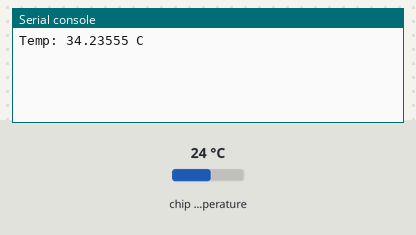
Bench run of a program on a simulated Raspberry Pi Pico running MicroPython. On the bench: the last lines printed to the serial console. Inputs (shaded band) come from the test bench; at power-on: chip temperature 24 °C.

Above: at 1.2 s.
1.3 s: chip temperature set to 1 °C
At 2.4 s:
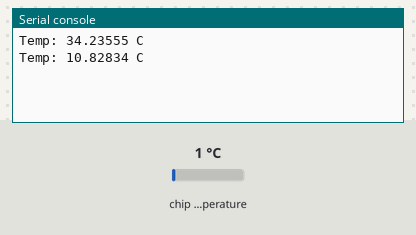
4.0 s: chip temperature set to 11 °C
At 5.2 s:
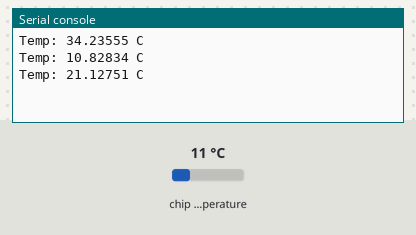
Timing chart, 0 to 7.0 s (numbered marks = the images above; inputs shaded):
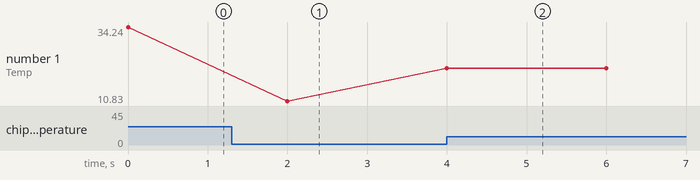

Measured:
- after the input at 1.3 s, the serial console: prints a new line after 0.70 s (image 1)
- after the input at 4.0 s, the serial console: prints a new line at once (image 2)
- plotted number 1: 34.24 → 10.83 after the input at 1.3 s, 10.83 → 21.13 after the input at 4.0 s

The program:

temperatura.py
```python
import machine
import utime

sensor_temp = machine.ADC(4)
conversion_factor = 3.3 / (65535)
while True:
    reading = sensor_temp.read_u16() * conversion_factor
    temperature = 37 - (reading - 0.706)/0.001721
    print("Temp: " + str(temperature) + " C")
    utime.sleep(2)
```
